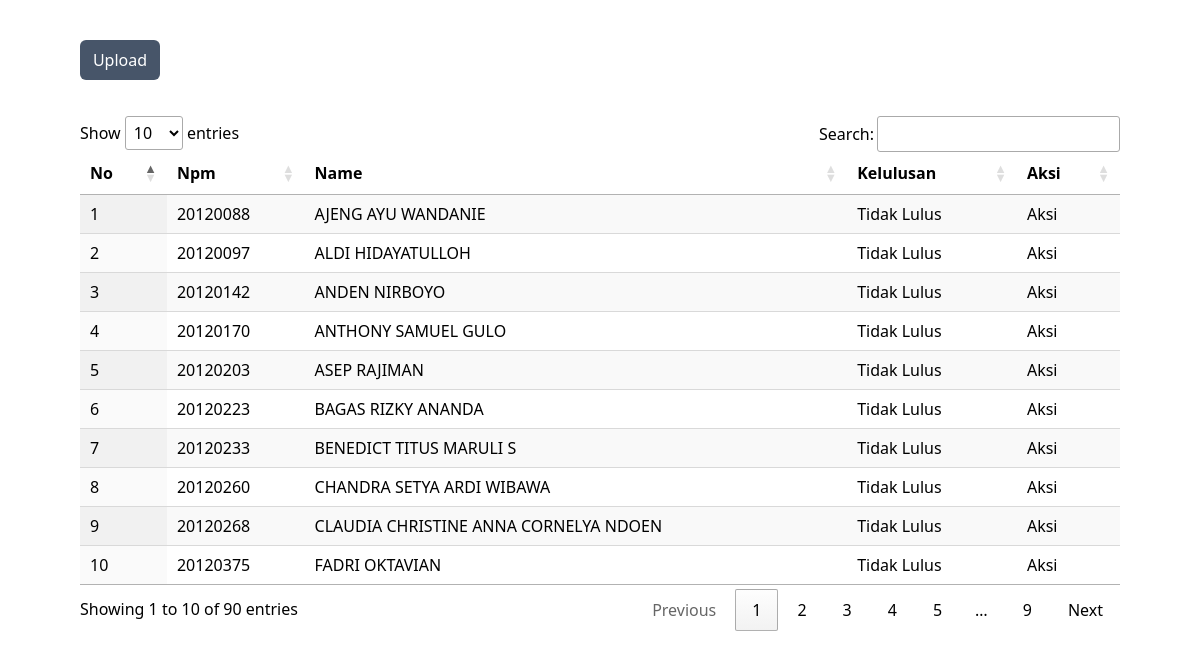
The page / on the database its author committed.
### tables this page shows
CREATE TABLE `main` (
  `id` int(11) NOT NULL,
  `npm` varchar(10) NOT NULL,
  `nama` varchar(128) NOT NULL,
  `smt1` int(11) NOT NULL,
  `smt2` int(11) NOT NULL,
  `smt3` int(11) NOT NULL,
  `smt4` int(11) NOT NULL,
  `smt5` int(11) NOT NULL,
  `smt7` int(11) NOT NULL,
  `smt8` int(11) NOT NULL,
  `angkatan` int(11) NOT NULL
);

### functions.php (called while the page is built, shortened)
<?php
$conn = mysqli_connect("localhost", "root", "", "projepabim");
function query($query) {
	global $conn;
	$result = mysqli_query($conn, $query);
	$rows = [];
	while( $row = mysqli_fetch_assoc($result) ) {
		$rows[] = $row;
	}
	return $rows;
}

### index.php (the view, shortened to what this page needs)
<?php
require 'functions.php';
$datas = query("SELECT * FROM main");
?>
<html>
	<script src="https://cdn.tailwindcss.com"></script>
	<link rel="stylesheet" href="https://cdn.datatables.net/1.12.1/css/jquery.dataTables.min.css">
	<div class="mx-20 my-10">
		<form action="upload.php">
			<button type="submit" class="mb-5 bg-slate-600 rounded-md w-20 h-10"><a class="text-white " href="uploads.php">Upload</a></button>
		</form>
<table id="example" class="display" style="width:100%;">
        <thead>
            <tr>
                <th>No</th>
                <th>Npm</th>
                <th>Name</th>
                <th>Kelulusan</th>
                <th>Aksi</th>
            </tr>
        </thead>
        <tbody>
			<?php $no = 1; ?>
			<?php foreach($datas as $dat) : ?>
            <tr>
				<td><?= $no ?></td>
				<td><?= $dat['npm'] ?></td>
				<td><?= $dat['nama'] ?></td>
				<td><?php
				if($dat['smt1'] == 1 && $dat['smt2'] == 1 &&$dat['smt3'] == 1 && $dat['smt4'] == 1 && $dat['smt5'] == 1 && $dat['smt6'] == 1 && $dat['smt7'] == 1 && $dat['smt8'] == 1 ){
					echo "Lulus";
				}else{
					echo "Tidak Lulus";
				}
			?></td>
			<td>Aksi</td>
				<?php $no = $no+1?>
			</tr>
			<?php endforeach ?>
		</tbody>
    </table>
	</div>
</html>

### rows shown on the page
main: npm "20120088", nama "AJENG AYU WANDANIE", smt1 "Tidak Lulus"
main: npm "20120097", nama "ALDI HIDAYATULLOH", smt1 "Tidak Lulus"
main: npm "20120142", nama "ANDEN NIRBOYO", smt1 "Tidak Lulus"
main: npm "20120170", nama "ANTHONY SAMUEL GULO", smt1 "Tidak Lulus"
main: npm "20120203", nama "ASEP RAJIMAN", smt1 "Tidak Lulus"
main: npm "20120223", nama "BAGAS RIZKY ANANDA", smt1 "Tidak Lulus"
main: npm "20120233", nama "BENEDICT TITUS MARULI S", smt1 "Tidak Lulus"
main: npm "20120260", nama "CHANDRA SETYA ARDI WIBAWA", smt1 "Tidak Lulus"
main: npm "20120268", nama "CLAUDIA CHRISTINE ANNA CORNELYA NDOEN", smt1 "Tidak Lulus"
main: npm "20120375", nama "FADRI OKTAVIAN", smt1 "Tidak Lulus"
